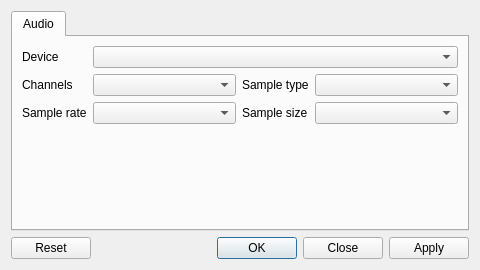
<?xml version="1.0" encoding="UTF-8"?>
<ui version="4.0">
 <class>ConfigWindow</class>
 <widget class="QDialog" name="configWindow">
  <property name="geometry">
   <rect>
    <x>0</x>
    <y>0</y>
    <width>480</width>
    <height>270</height>
   </rect>
  </property>
  <property name="windowTitle">
   <string>Dialog</string>
  </property>
  <layout class="QGridLayout" name="gridLayout">
   <item row="3" column="0">
    <widget class="QDialogButtonBox" name="buttonBox">
     <property name="standardButtons">
      <set>QDialogButtonBox::Apply|QDialogButtonBox::Close|QDialogButtonBox::Ok|QDialogButtonBox::Reset</set>
     </property>
    </widget>
   </item>
   <item row="2" column="0">
    <widget class="QTabWidget" name="tabWidget">
     <property name="currentIndex">
      <number>0</number>
     </property>
     <widget class="QWidget" name="audioTab">
      <attribute name="title">
       <string>Audio</string>
      </attribute>
      <layout class="QGridLayout" name="gridLayout_2" columnstretch="0,1,0,1">
       <item row="0" column="0">
        <widget class="QLabel" name="audioDeviceLabel">
         <property name="text">
          <string>Device</string>
         </property>
        </widget>
       </item>
       <item row="2" column="0">
        <widget class="QLabel" name="audioSampleRateLabel">
         <property name="text">
          <string>Sample rate</string>
         </property>
        </widget>
       </item>
       <item row="1" column="0">
        <widget class="QLabel" name="audioChannelsLabel">
         <property name="text">
          <string>Channels</string>
         </property>
        </widget>
       </item>
       <item row="2" column="1">
        <widget class="QComboBox" name="audioSampleRateComboBox"/>
       </item>
       <item row="1" column="1">
        <widget class="QComboBox" name="audioChannelsComboBox"/>
       </item>
       <item row="4" column="0">
        <spacer name="verticalSpacer">
         <property name="orientation">
          <enum>Qt::Vertical</enum>
         </property>
         <property name="sizeHint" stdset="0">
          <size>
           <width>20</width>
           <height>40</height>
          </size>
         </property>
        </spacer>
       </item>
       <item row="2" column="2">
        <widget class="QLabel" name="audioSampleSizeLabel">
         <property name="text">
          <string>Sample size</string>
         </property>
        </widget>
       </item>
       <item row="2" column="3">
        <widget class="QComboBox" name="audioSampleSizeComboBox"/>
       </item>
       <item row="0" column="1" colspan="3">
        <widget class="QComboBox" name="audioDeviceComboBox"/>
       </item>
       <item row="1" column="2">
        <widget class="QLabel" name="audioSampleTypeLabel">
         <property name="text">
          <string>Sample type</string>
         </property>
        </widget>
       </item>
       <item row="1" column="3">
        <widget class="QComboBox" name="audioSampleTypeComboBox"/>
       </item>
      </layout>
     </widget>
    </widget>
   </item>
  </layout>
 </widget>
 <resources/>
 <connections/>
</ui>
